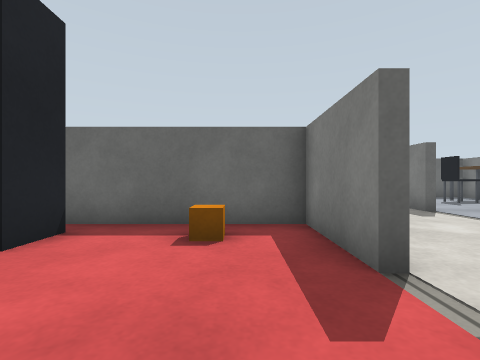
view 1 (above)

18 first-person views from a walk through a world built for the Gazebo simulator. The camera is 0.45 m above the floor, looks level and sees 85° across. The floor is counted in squares, 0.5 m on a side. Each view is taken from the middle of a square. On the plan, view 1 faces up. The plan holds only what a view shows up to about 10 squares ahead; the rest is blank.

view 2
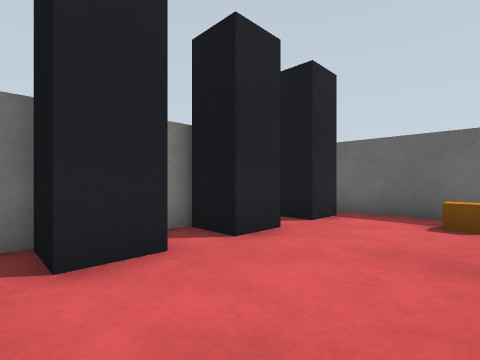

view 3
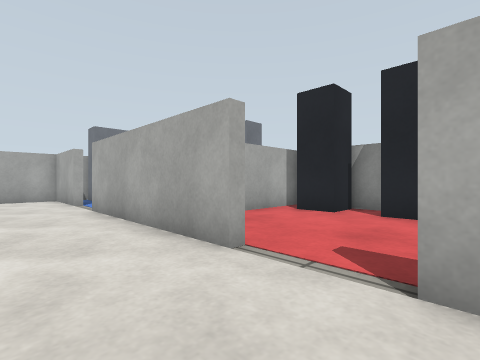

view 4
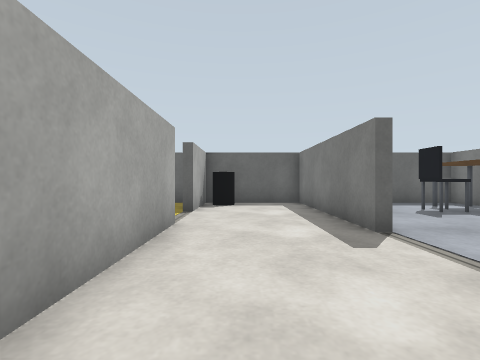

view 5
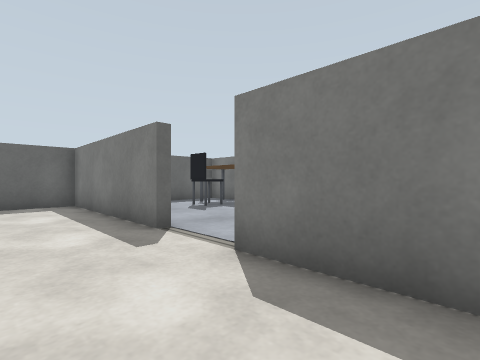

view 6
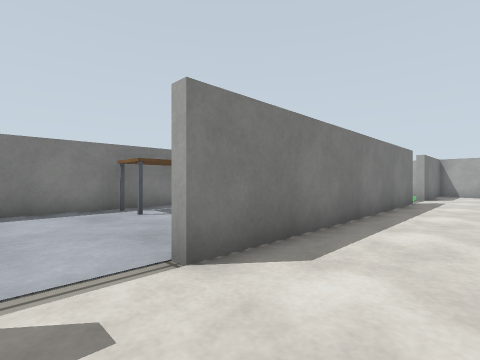

view 7
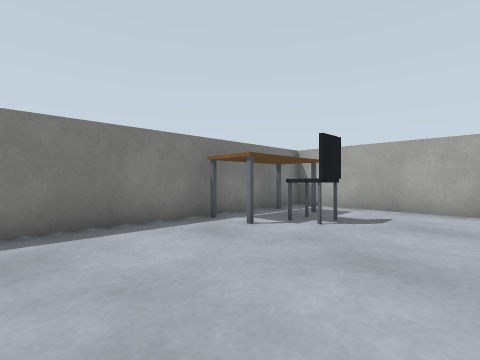

view 8
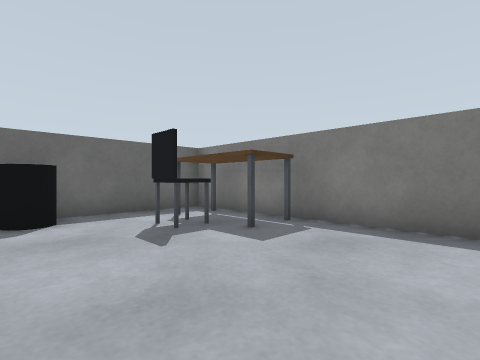

view 9
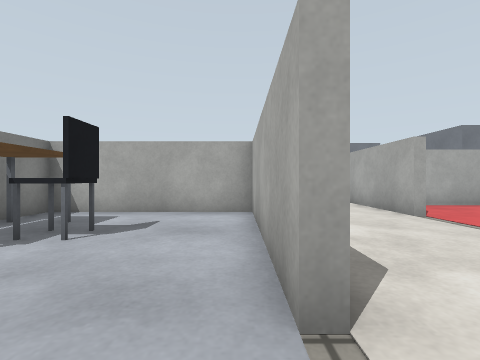

view 10
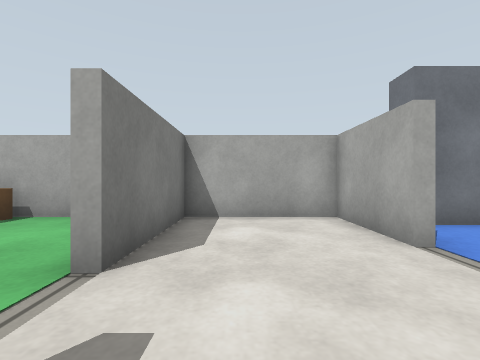

view 11
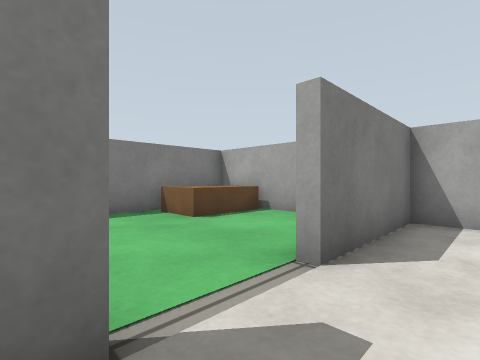

view 12
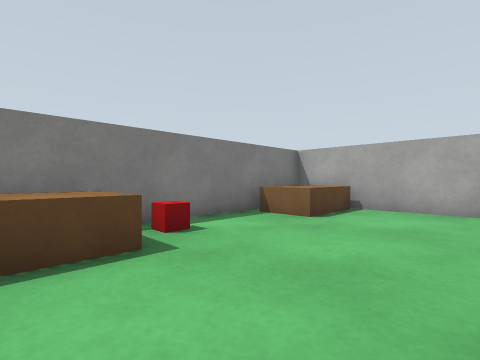

view 13
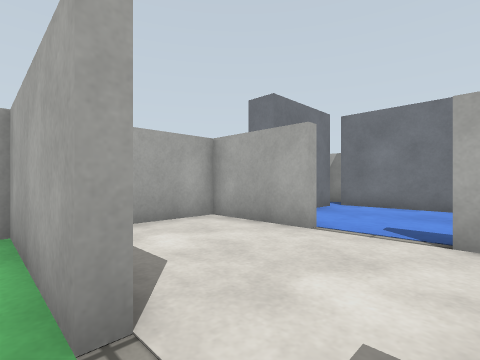

view 14
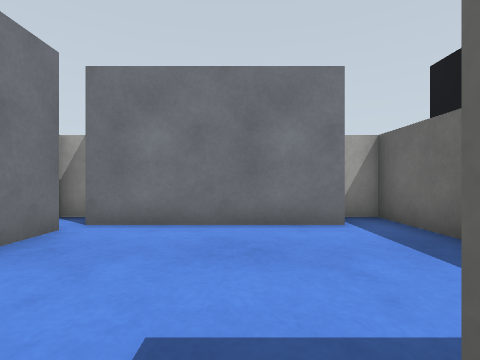

view 15
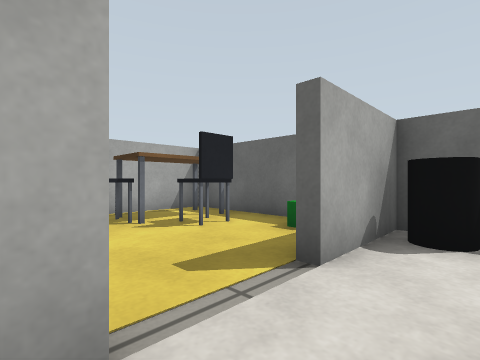

view 16
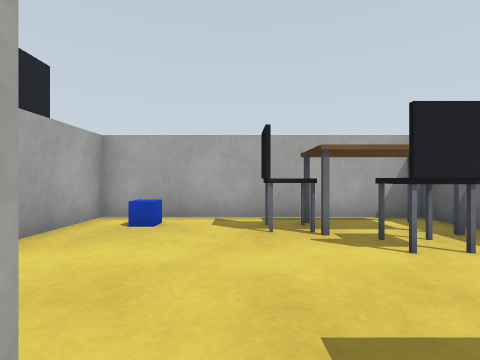

view 17
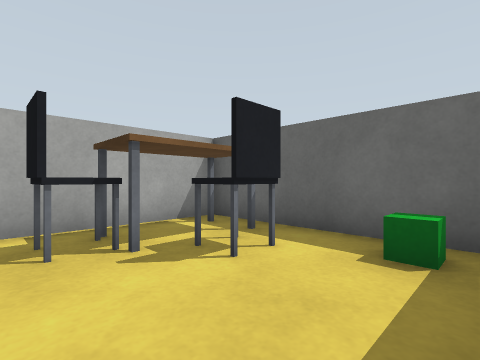

view 18
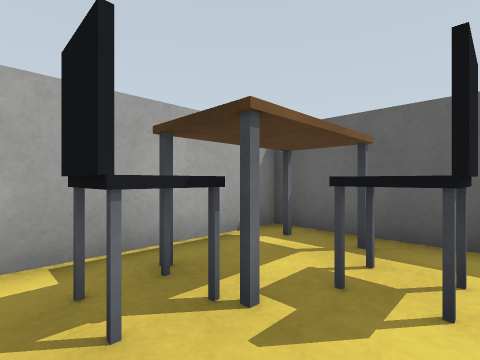

### Floor plan
Points are (right, up) in squares from view 1. A wall is a line through its corners. A room is listed if a view was taken in it or the views show most of it. See-through windows are left out.
Room 1 (views 1, 2)
walls: (-4.3, 0.4) (-4.3, -0.2); (1.2, 0.5) (1.6, 0.5); (1.6, 2.5) (1.4, 2.5) (1.4, 5.4) (-3.6, 5.4); (-4.4, -2.3) (-0.6, -2.3)
ways out: opening at (1, 1.5) to room 2
objects: dark grey post (-4, -1) to (-3, -1); dark grey post (-4, 1) to (-3, 2); dark grey post (-4, 4) to (-3, 4); orange box (0, 4)
Room 2 (views 3, 4, 5, 6, 10, 11, 14, 15, 16)
walls: (1.6, 0.5) (1.6, -5.5); (5.3, -4.5) (5.3, 5.4); (5.8, 7.5) (5.3, 7.5) (5.3, 13.4) (2.5, 13.4); (1.6, 8.5) (1.6, 2.5); (1.6, -7.5) (1.6, -10.4) (5.3, -10.4) (5.3, -6.5); (1.6, 12.4) (1.6, 10.6)
ways out: opening at (1, 1.5) to room 1; opening at (5, 6.5) to room 3; opening at (5, -5.5) to room 4; opening at (1, 9.5) to room 5; opening at (1, -6.5) to room 6
Room 3 (views 7, 8, 9)
walls: (5.3, 5.4) (5.6, 5.4) (5.6, 0); (11.3, 4.8) (11.3, 9.2); (11.3, 12.6) (11.3, 13.4) (6.2, 13.4); (5.6, -0.4) (11.3, -0.4) (11.3, 1.4)
ways out: opening at (5, 6.5) to room 2
objects: bin (7, 12) to (7, 13); dark grey box (9, 3); dark grey box (9, 11); brown box (10, 2) to (11, 4); brown box (10, 10) to (11, 12)
Room 4 (views 12, 13)
walls: (11.3, -7.2) (11.3, -3.6); (5.3, -6.5) (5.6, -6.5) (5.6, -10.4) (9.5, -10.4)
ways out: opening at (5, -5.5) to room 2
objects: pallet (10, -10) to (11, -8); red box (10, -5); pallet (10, -3) to (11, -1)
Room 5 (views 17, 18)
walls: (1.6, 10.6) (1.2, 10.6); (0.9, 13.4) (-4.3, 13.4) (-4.3, 5.7) (-1.9, 5.7)
ways out: opening at (1, 9.5) to room 2
objects: blue box (-3, 7); dark grey box (-3, 9); dark grey box (-3, 10); brown box (-3, 11) to (-3, 12); dark grey box (-2, 11) to (-2, 12); dark grey box (-1, 11) to (-1, 12); green box (0, 12); bin (2, 13)
Room 6 (no view inside)
walls: (1.2, -7.5) (1.6, -7.5); (-3.3, -3.9) (-3.3, -9.1); (-1.9, -2.6) (-4.3, -2.6); (-2.8, -9.2) (0.1, -9.2)
ways out: opening at (1, -6.5) to room 2

Positions as (right, up) in squares from view 1, and headings:
1: (0, 0), facing up
2: (0, -2), facing up-left
3: (4, 3), facing down-left
4: (3, 3), facing up
5: (3, 3), facing up-right
6: (3, 7), facing down-right
7: (6, 8), facing down-right
8: (6, 6), facing up-right
9: (6, 7), facing down
10: (4, -4), facing down
11: (4, -4), facing down-right
12: (6, -2), facing down-right
13: (6, -5), facing down-left
14: (2, -6), facing left
15: (3, 8), facing up-left
16: (2, 9), facing left
17: (1, 9), facing up-left
18: (-1, 9), facing up-left
